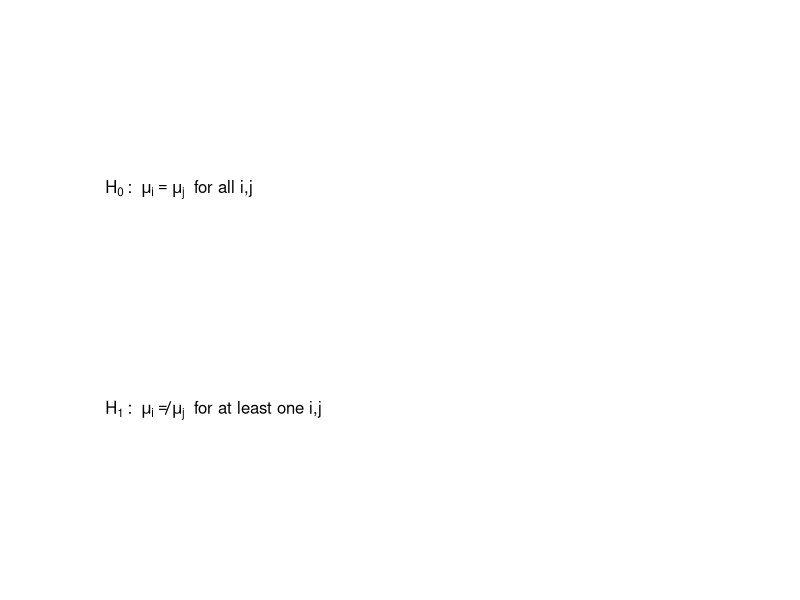
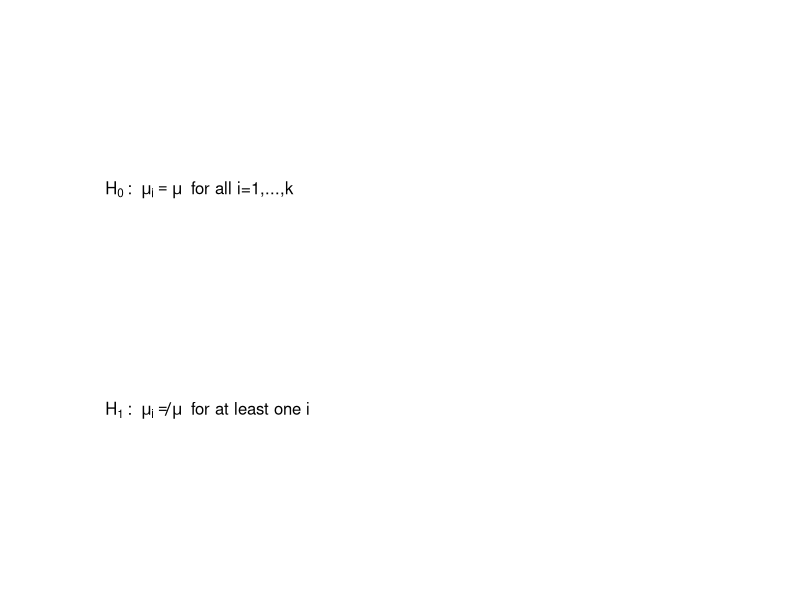

The R script that drew these images, in order:
## ---- chunk 1
h0 <- bquote(H[0] ~ ": " ~ mu[i] == mu[j] ~ " for all i,j")
h1 <- bquote(H[1] ~ ": " ~ mu[i] != mu[j] ~ " for at least one i,j")
par(mar=rep(0.1, 4))
plot(0:1, 0:1, axes=FALSE, type="n")
text(0.1, 0.7, h0, adj=0)
text(0.1, 0.3, h1, adj=0)
## ---- chunk 2
h0 <- bquote(H[0] ~ ": " ~ mu[i] == mu ~ " for all i=1,...,k")
h1 <- bquote(H[1] ~ ": " ~ mu[i] != mu ~ " for at least one i")
par(mar=rep(0.1, 4))
plot(0:1, 0:1, axes=FALSE, type="n")
text(0.1, 0.7, h0, adj=0)
text(0.1, 0.3, h1, adj=0)
